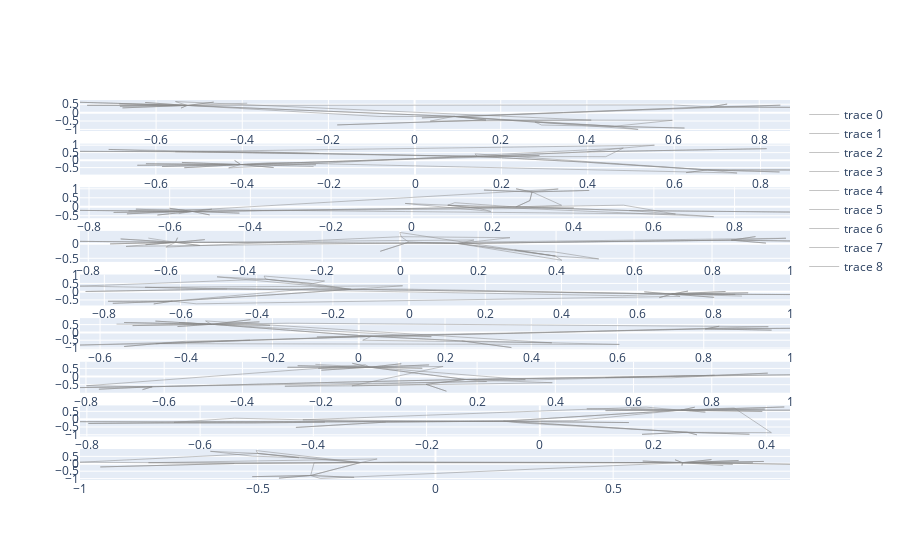

Notebook code for this chart:
### Code cell
# fig, axes = plt.subplots(len(centrality_measures), figsize=(10, 10))
fig = tls.make_subplots(rows=len(centrality_measures))

for i, centrality_measure in enumerate(centrality_measures):
    _fig = plot_network_graph(graph=graph, centrality_result=centrality_measure)
    fig.append_trace(_fig.data[0], i+1, 1)

    # axes[i].set_title(f"{convert_to_normal(centrality_measure.name)}")
fig.show()
